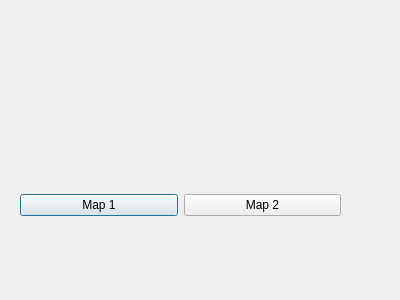
<?xml version="1.0" encoding="UTF-8"?>
<ui version="4.0">
 <class>Maps</class>
 <widget class="QDialog" name="Maps">
  <property name="geometry">
   <rect>
    <x>0</x>
    <y>0</y>
    <width>400</width>
    <height>300</height>
   </rect>
  </property>
  <property name="windowTitle">
   <string>Dialog</string>
  </property>
  <widget class="QWidget" name="layoutWidget">
   <property name="geometry">
    <rect>
     <x>20</x>
     <y>190</y>
     <width>321</width>
     <height>31</height>
    </rect>
   </property>
   <layout class="QHBoxLayout" name="horizontalLayout">
    <item>
     <widget class="QPushButton" name="pushButtonmap1">
      <property name="text">
       <string>Map 1</string>
      </property>
     </widget>
    </item>
    <item>
     <widget class="QPushButton" name="pushButtonmap2">
      <property name="text">
       <string>Map 2</string>
      </property>
     </widget>
    </item>
   </layout>
  </widget>
  <widget class="QWidget" name="layoutWidget">
   <property name="geometry">
    <rect>
     <x>20</x>
     <y>60</y>
     <width>321</width>
     <height>101</height>
    </rect>
   </property>
   <layout class="QHBoxLayout" name="horizontalLayout_2">
    <item>
     <widget class="QLabel" name="Map1label">
      <property name="text">
       <string/>
      </property>
     </widget>
    </item>
    <item>
     <widget class="QLabel" name="Map2label">
      <property name="text">
       <string/>
      </property>
     </widget>
    </item>
   </layout>
  </widget>
 </widget>
 <resources/>
 <connections/>
</ui>
